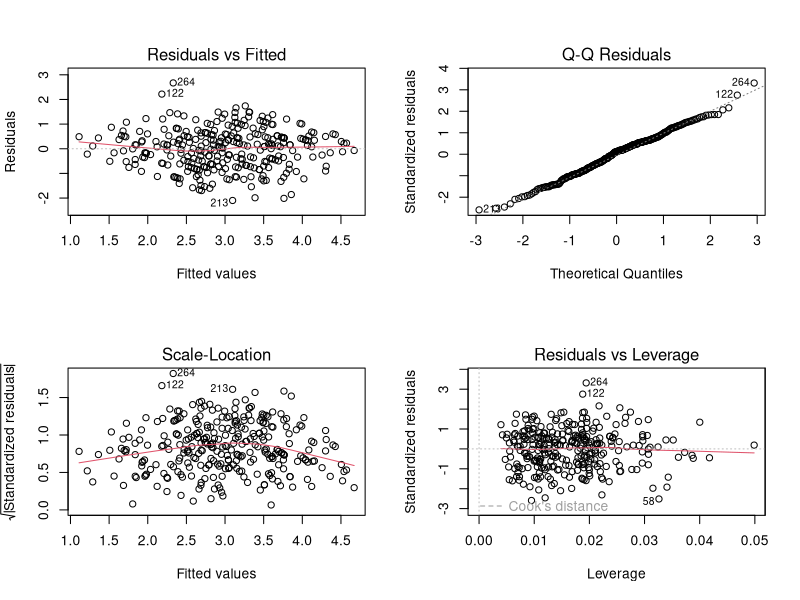

This figure's R source:
# 09 Regression Analysis
# R for Applied Psychology Students

library(tidyverse)
library(broom)

data <- read_csv("data/processed/student_psychology_synthetic_scored.csv")

# Simple regression:
# Does perceived stress predict well-being?
model_1 <- lm(wellbeing_score ~ perceived_stress_score, data = data)
summary(model_1)

# Multiple regression:
# Do stress, digital stress, motivation, and sleep predict well-being?
model_2 <- lm(
  wellbeing_score ~ perceived_stress_score + digital_stress_score +
    academic_motivation_score + sleep_hours,
  data = data
)

summary(model_2)

# Regression table
broom::tidy(model_2, conf.int = TRUE)

# Model fit
broom::glance(model_2)

# Diagnostics
par(mfrow = c(2, 2))
plot(model_2)
par(mfrow = c(1, 1))

# Interpretation guide:
# - Estimate: expected change in the outcome for a one-unit increase in the predictor.
# - p-value: evidence against the null hypothesis.
# - R-squared: proportion of variance explained by the model.
# - Confidence interval: range of plausible values for the estimate.
